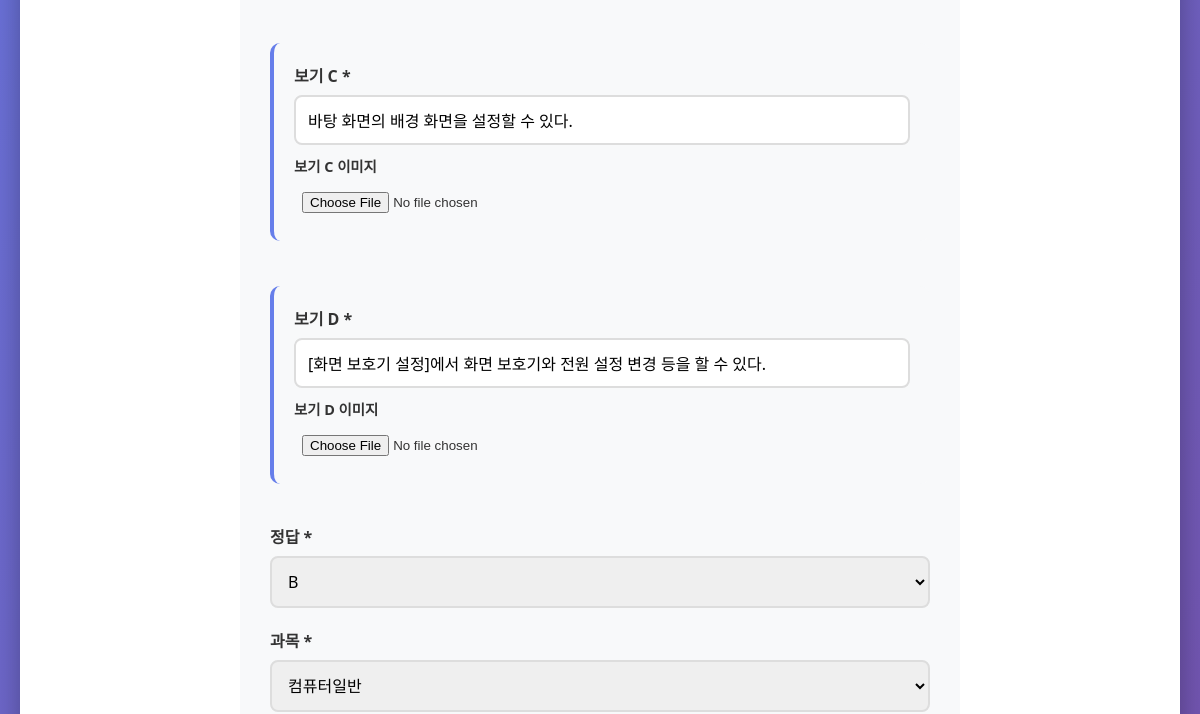
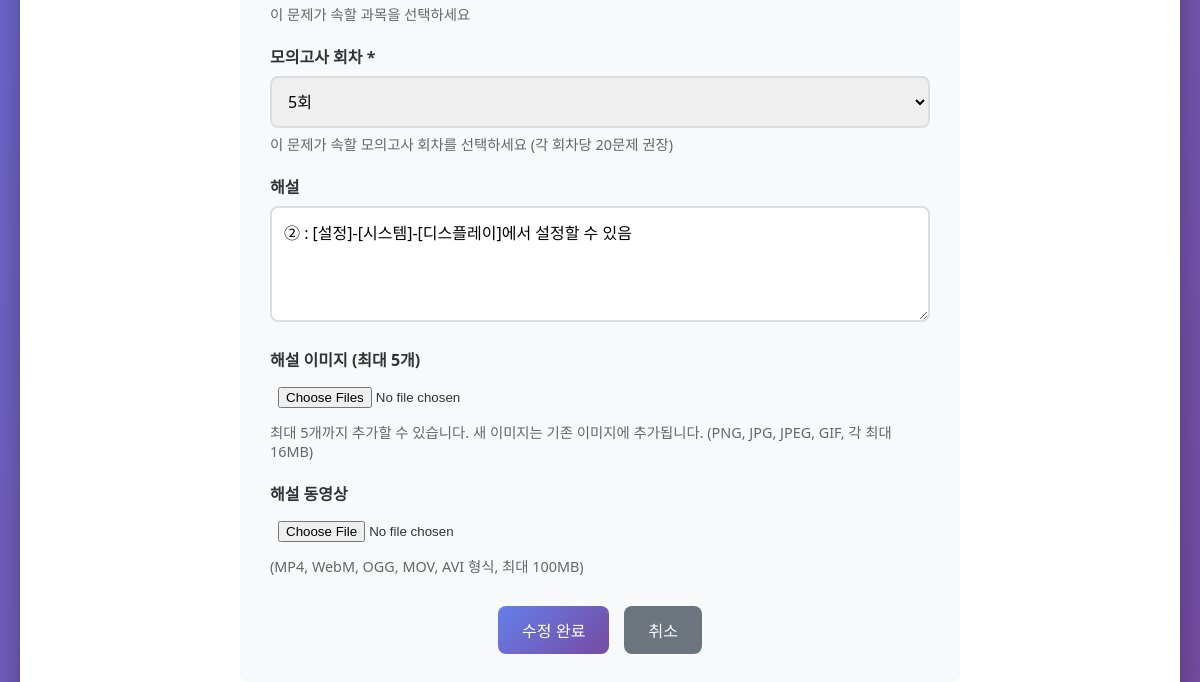
The page /admin/edit/100 (lower part) on the database as committed earlier (2 pictures, top to bottom).
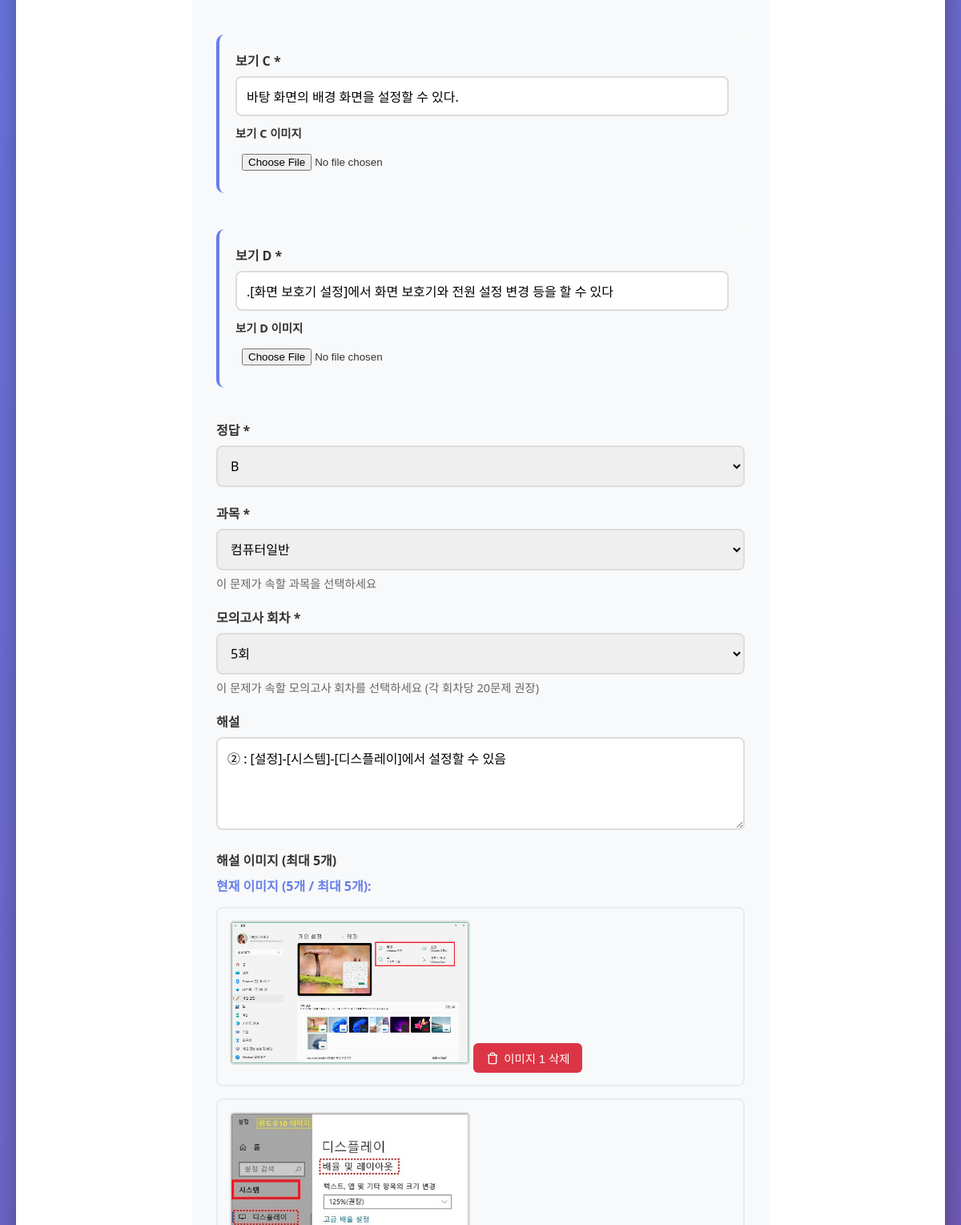
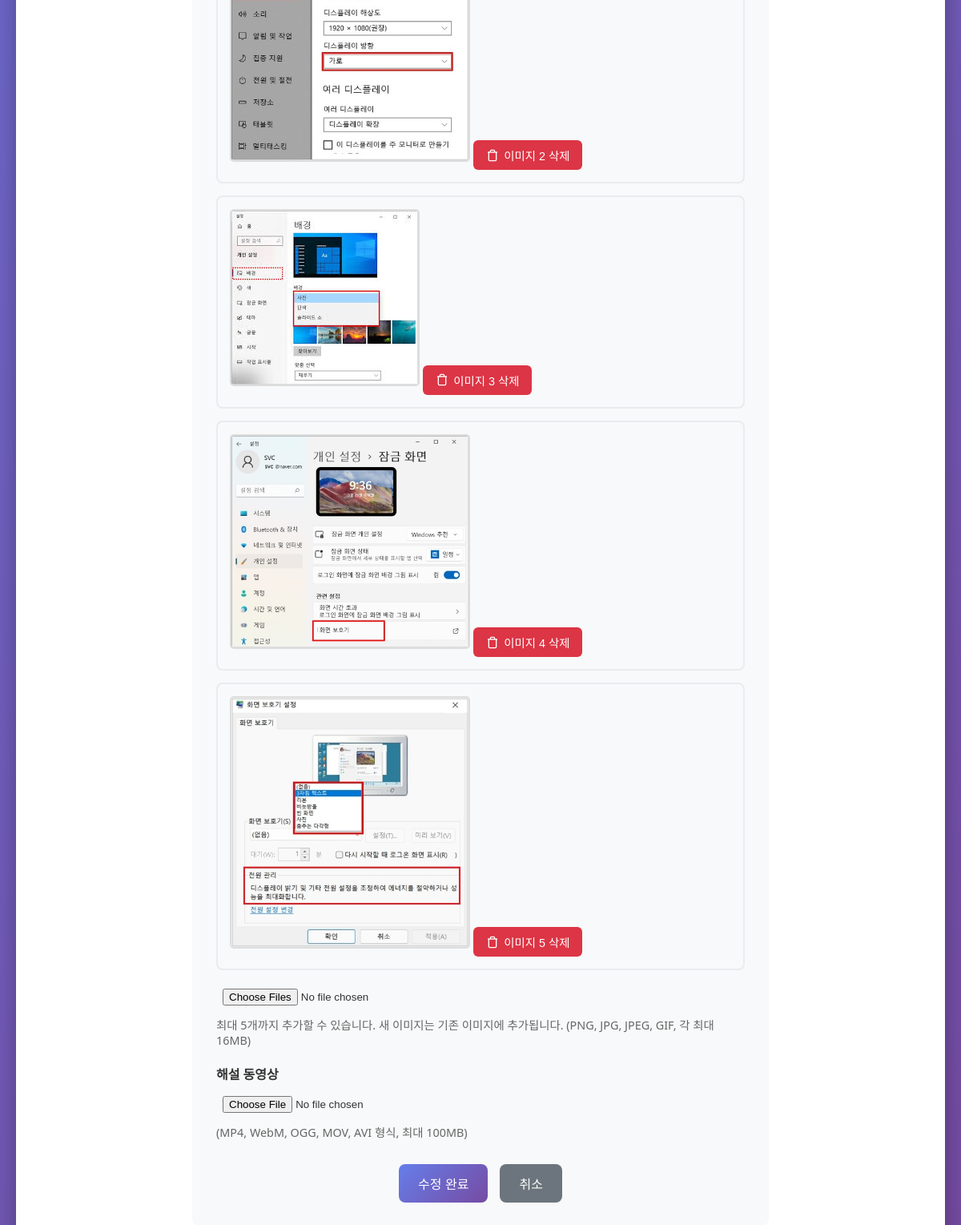
The same page on the database as committed later (2 pictures, top to bottom).
### tables this page shows
CREATE TABLE questions (
            id INTEGER PRIMARY KEY AUTOINCREMENT,
            question_text TEXT NOT NULL,
            option_a TEXT NOT NULL,
            option_b TEXT NOT NULL,
            option_c TEXT NOT NULL,
            option_d TEXT NOT NULL,
            correct_answer TEXT NOT NULL,
            explanation TEXT,
            explanation_image TEXT
        , exam_set INTEGER DEFAULT 1, question_image TEXT, option_a_image TEXT, option_b_image TEXT, option_c_image TEXT, option_d_image TEXT, explanation_images TEXT, subject_id INTEGER, explanation_video TEXT);

CREATE TABLE subjects (
            id INTEGER PRIMARY KEY AUTOINCREMENT,
            name TEXT NOT NULL UNIQUE,
            description TEXT,
            created_at TIMESTAMP DEFAULT CURRENT_TIMESTAMP
        );

### app.py (the view, shortened to what this page needs)
@app.route('/admin/edit/<int:question_id>', methods=['GET', 'POST'])
def edit_question(question_id):
    question = db.get_question_by_id(question_id)
    subjects = db.get_all_subjects()
    return render_template('edit_question.html', question=question, subjects=subjects)

### database.py (called while the page is built)
def get_question_by_id(question_id):
    conn = sqlite3.connect(DATABASE_PATH)
    conn.row_factory = sqlite3.Row
    cursor = conn.cursor()
    cursor.execute('SELECT * FROM questions WHERE id = ?', (question_id,))
    question = cursor.fetchone()
    conn.close()
    return question

def get_all_subjects():
    conn = sqlite3.connect(DATABASE_PATH)
    conn.row_factory = sqlite3.Row
    cursor = conn.cursor()
    cursor.execute('SELECT * FROM subjects ORDER BY id')
    subjects = cursor.fetchall()
    conn.close()
    return subjects

### templates/edit_question.html (shortened to what the changed rows need)
<!DOCTYPE html>
<html lang="ko">
<head>
    <link rel="stylesheet" href="{{ url_for('static', filename='css/style.css') }}">
</head>
<body>
    <div class="container">
        <main class="form-content">
            <form method="POST" enctype="multipart/form-data" class="question-form">
                <div class="option-section">
                    <div class="form-group">
                        <label for="option_c">보기 C *</label>
                        <input type="text" id="option_c" name="option_c" required value="{{ question.option_c }}">
                        <label for="option_c_image" class="image-label">보기 C 이미지</label>
                        <input type="file" id="option_c_image" name="option_c_image" accept="image/*">
                    </div>
                    <div class="form-group">
                        <label for="option_d">보기 D *</label>
                        <input type="text" id="option_d" name="option_d" required value="{{ question.option_d }}">
                        <label for="option_d_image" class="image-label">보기 D 이미지</label>
                        <input type="file" id="option_d_image" name="option_d_image" accept="image/*">
                    </div>
                </div>
                <div class="form-group">
                    <label for="correct_answer">정답 *</label>
                    <select id="correct_answer" name="correct_answer" required>
                        <option value="B" {% if question.correct_answer == 'B' %}selected{% endif %}>B</option>
                    </select>
                </div>
                <div class="form-group">
                    <label for="subject_id">과목 *</label>
                    <select id="subject_id" name="subject_id" required>
                        {% for subject in subjects %}
                        <option value="{{ subject.id }}" {% if question.subject_id == subject.id %}selected{% endif %}>{{ subject.name }}</option>
                        {% endfor %}
                    </select>
                    <small>이 문제가 속할 과목을 선택하세요</small>
                </div>
                <div class="form-group">
                    <label for="exam_set">모의고사 회차 *</label>
                    <select id="exam_set" name="exam_set" required>
                        <option value="5" {% if question.exam_set == 5 %}selected{% endif %}>5회</option>
                    </select>
                    <small>이 문제가 속할 모의고사 회차를 선택하세요 (각 회차당 20문제 권장)</small>
                </div>
                <div class="form-group">
                    <label for="explanation">해설</label>
                    <textarea id="explanation" name="explanation" rows="4">{{ question.explanation }}</textarea>
                </div>
                <div class="form-group">
                    {% if question.explanation_images %}
                        {% set images = question.explanation_images.split('|') %}
                        <div class="current-images-grid">
                            <p>현재 이미지 (<span id="current-image-count">{{ images|length }}</span>개 / 최대 5개):</p>
                            {% for img in images %}
                                {% if img %}
                                <div class="current-image" id="explanation-image-{{ loop.index0 }}">
                                    <img src="{{ url_for('static', filename=img) }}" alt="해설 이미지 {{ loop.index }}" style="max-width: 300px;">
                                    <button type="button" class="btn-delete-image" onclick="deleteExplanationImage({{ question.id }}, {{ loop.index0 }})">
                                        <svg width="16" height="16" viewBox="0 0 24 24" fill="none" stroke="currentColor" stroke-width="2">
                                            <polyline points="3 6 5 6 21 6"></polyline>
                                            <path d="M19 6v14a2 2 0 01-2 2H7a2 2 0 01-2-2V6m3 0V4a2 2 0 012-2h4a2 2 0 012 2v2"></path>
                                        </svg>
                                        이미지 {{ loop.index }} 삭제
                                    </button>
                                </div>
                                {% endif %}
                            {% endfor %}
                        </div>
                    {% else %}
                        <script>
                            let currentImageCount = 0;
                        </script>
                    {% endif %}
                </div>
            </form>
        </main>
    </div>
</body>
</html>

Rows that differ between the two databases and show on the page:
changed questions "바탕 화면의 배경 화면을 설정할 수 있다.": option_d "[화면 보호기 설정]에서 화면 보호기와 전원 설정 변경 등을 할 수 있다." → ".[화면 보호기 설정]에서 화면 보호기와 전원 설정 변경 등을 할 수 있다"; explanation_images empty → "uploads/2025-01-20-01-10----.png|uploads/2025-01-20-02-10--.jpg|uploads/2025-01-20-03-.jpeg|uploads/2025-01-20-04--1.jpg|uploads/2025-01-20-04--2.jpg" (drawn)
Other text that changed with them:
{{ images|length }}: (not shown) → "5"
text now shown: "현재 이미지 ( 개 / 최대 5개):"
new list line: "이미지 1 삭제"
new list line: "이미지 2 삭제"
new list line: "이미지 3 삭제"
new list line: "이미지 4 삭제"
new list line: "이미지 5 삭제"
